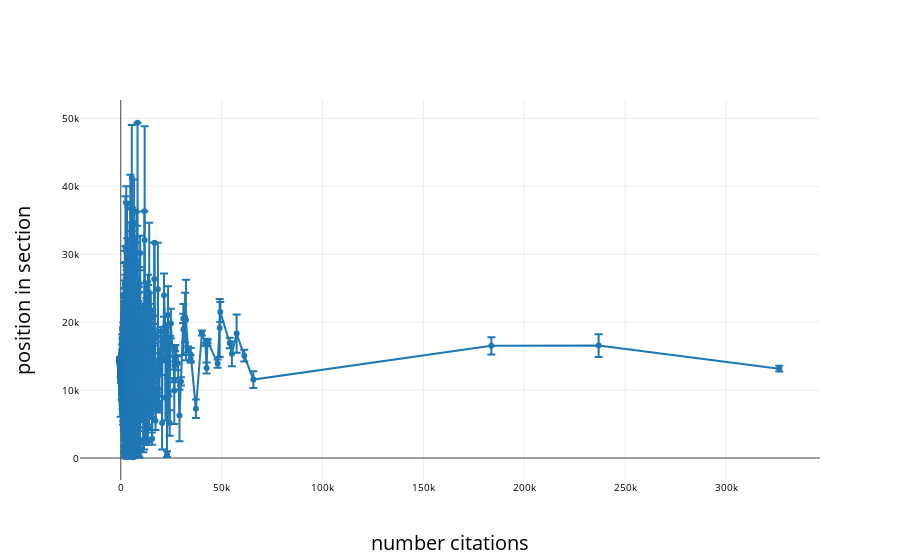

Write notebook code for a chart like this one.
### Code cell
trace1= go.Scatter(
        x=new_df['cite_count'],
        y=new_df['paper_char_pos'],
        mode = 'lines+markers',
        error_y=dict(
            type='data',
            array=new_df_std['paper_char_pos'],
            visible=True
        )
    )


layout = Layout(    

   
        xaxis=dict(
            title='number citations',   #"User's university national ranking",
            titlefont=dict(
               # family=font,#family='Arial, sans-serif',
                size=20,
                color='black'
            #    color='lightgrey'
            ),  
            tickfont=dict(   
               # family=font,
                size=10,
                color='black'
            ),
            #type='log'
        ),
        yaxis=dict(
            title='position in section',
            #type='log',
            titlefont=dict(
               # family=font,#family='Arial, sans-serif',
                size=20,
                color='black'
            #    color='lightgrey'
            ),  
            tickfont=dict(   
               # family=10,
                size=10,
                color='black'
            ),
        ),                





    #     bargroupgap=0.1
    )       

data = [trace1]#, trace2]#, trace3]

fig = Figure(data=data, layout=layout)

iplot(fig, filename='testing.html')
#offline.plot(fig, filename='/home/juliaponcela/histogram_'+v1_string+'_by_groups.html')

offline.plot(fig, auto_open=True, image = 'png', image_filename="testing" ,
             output_type='file', image_width=1600, image_height=1200, filename='/home/staff/julia/at_Northwestern/In_Text_Citations/In-Text-Citations-New/plots/example_set/testing.html', validate=False)

### Figure 1 — Plotly figure (JSON) as saved in the notebook; plotly's stock layout.template omitted (floating-point values rounded to 4 significant figures; data arrays with more than 128 entries replaced by an {"elided": "..."} marker saying what was removed)
{"data": [{"error_y": {"array": {"elided": "4040 float values"}, "type": "data", "visible": true}, "mode": "lines+markers", "type": "scatter", "x": {"elided": "4040 int values"}, "y": {"elided": "4040 float values"}}], "layout": {"xaxis": {"tickfont": {"color": "black", "size": 10}, "title": "number citations", "titlefont": {"color": "black", "size": 20}}, "yaxis": {"tickfont": {"color": "black", "size": 10}, "title": "position in section", "titlefont": {"color": "black", "size": 20}}}}
